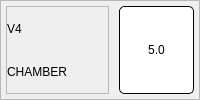
                       <widget class="QFrame" name="frame_95">
                        <property name="frameShape">
                         <enum>QFrame::StyledPanel</enum>
                        </property>
                        <property name="frameShadow">
                         <enum>QFrame::Raised</enum>
                        </property>
                        <layout class="QHBoxLayout" name="horizontalLayout_45" stretch="4,1">
                         <property name="spacing">
                          <number>10</number>
                         </property>
                         <property name="leftMargin">
                          <number>5</number>
                         </property>
                         <property name="topMargin">
                          <number>5</number>
                         </property>
                         <property name="rightMargin">
                          <number>5</number>
                         </property>
                         <property name="bottomMargin">
                          <number>5</number>
                         </property>
                         <item>
                          <widget class="QFrame" name="frame_96">
                           <property name="frameShape">
                            <enum>QFrame::StyledPanel</enum>
                           </property>
                           <property name="frameShadow">
                            <enum>QFrame::Raised</enum>
                           </property>
                           <layout class="QVBoxLayout" name="verticalLayout_64">
                            <property name="spacing">
                             <number>0</number>
                            </property>
                            <property name="leftMargin">
                             <number>0</number>
                            </property>
                            <property name="topMargin">
                             <number>0</number>
                            </property>
                            <property name="rightMargin">
                             <number>0</number>
                            </property>
                            <property name="bottomMargin">
                             <number>0</number>
                            </property>
                            <item>
                             <widget class="QLabel" name="label_104">
                              <property name="styleSheet">
                               <string notr="true">font: bold 28px &quot;Roboto&quot;;</string>
                              </property>
                              <property name="text">
                               <string>V4</string>
                              </property>
                             </widget>
                            </item>
                            <item>
                             <widget class="QLabel" name="label_105">
                              <property name="styleSheet">
                               <string notr="true">font:  20px &quot;Roboto&quot;;</string>
                              </property>
                              <property name="text">
                               <string>CHAMBER</string>
                              </property>
                             </widget>
                            </item>
                           </layout>
                          </widget>
                         </item>
                         <item>
                          <widget class="QPushButton" name="v4_button">
                           <property name="sizePolicy">
                            <sizepolicy hsizetype="Minimum" vsizetype="Minimum">
                             <horstretch>0</horstretch>
                             <verstretch>0</verstretch>
                            </sizepolicy>
                           </property>
                           <property name="minimumSize">
                            <size>
                             <width>75</width>
                             <height>40</height>
                            </size>
                           </property>
                           <property name="maximumSize">
                            <size>
                             <width>16777215</width>
                             <height>16777215</height>
                            </size>
                           </property>
                           <property name="styleSheet">
                            <string notr="true">background: #FFFFFF;
border: 1px solid #000000;
border-radius: 5px;
font:  bold 16px &quot;Roboto&quot;;</string>
                           </property>
                           <property name="text">
                            <string>5.0</string>
                           </property>
                          </widget>
                         </item>
                        </layout>
                       </widget>
